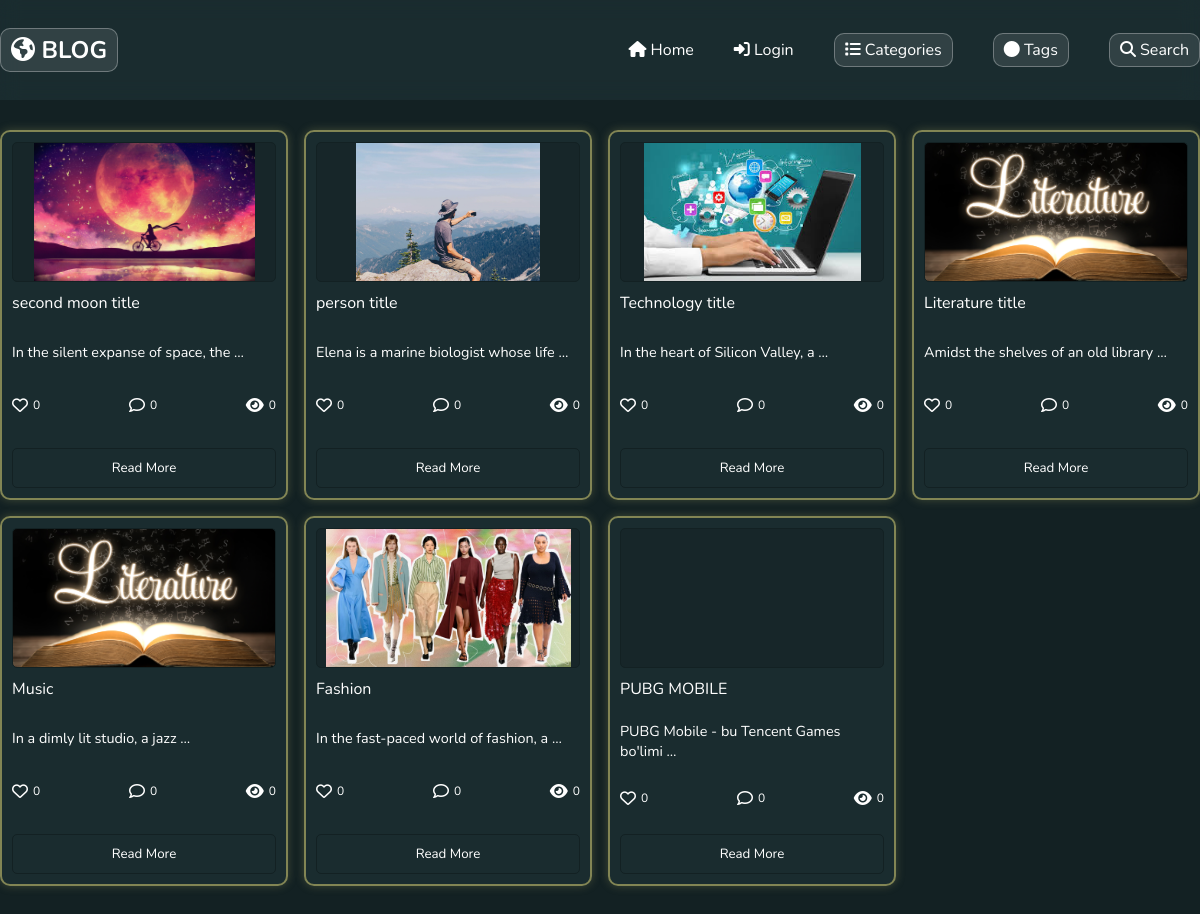
/by/tags/7, run on the app's committed database.
### main_app/models.py (models this page shows, shortened)
class Article(models.Model):
    title = models.CharField(max_length=100)
    content = models.TextField()
    date = models.DateField(auto_now_add=True)
    author = models.ForeignKey('auth.User', on_delete=models.CASCADE)
    image   = models.ImageField(blank=True , upload_to="blog/")
    updated = models.DateTimeField(auto_now=True)
    likes = models.IntegerField(default=0)
    comments = models.IntegerField(default=0)
    views = models.IntegerField(default=0)
    category = models.ForeignKey(Categories, on_delete=models.CASCADE)
    tag = models.ForeignKey(Tags, on_delete=models.CASCADE)

### main_app/views.py (the view)
# urls.py: path("by/tags/<id>", views.filter_by_tags, name="filter_by_tags"),
def filter_by_tags(request, id):
    answer = Article.objects.filter(tag__id=id)
    data = {"article": answer}
    return render(request, "index.html", context=data)

### main_app/models.py (called while the page is built)
    def __str__(self):
        return str(self.name)

### templates/index.html (shortened to what this page needs)
{% extends "wrapper.html" %}
{% load static %}
{% block context_index %}
<div class="container">
    {% if article %}
    <div class="blog_card_wrapper">
        {% for i in article %}
        <div class="card card_{{ i.tag }}">
            <div class="image_block" this_block_image="{{i.image.url}}">
            </div>
            <div class="context_block">
                <div class="title">
                    <p>{{ i.title }}</p>
                </div>
                <div class="main_idea">
                    <p>{{ i.content | truncatewords:7}}</p>
                </div>
                <div class="like_comment_wrapper_block">
                    <div class="like"><i class="fa-regular fa-heart"></i>
                        <p>{{i.likes}}</p>
                    </div>
                    <div><i class="fa-regular fa-comment"></i>
                        <p>{{i.comments}}</p>
                    </div>
                    <div class="views"><i class="fa-solid fa-eye"></i>
                        <p>{{i.views}}</p>
                    </div>
                </div>
                <button class="btn_main"><a href="{% url 'main_app:details' i.id %}">Read More</a></button>
            </div>
        </div>
        {% endfor %}
    </div>
    {% endif %}
</div>
{% endblock context_index %}

### staticfiles/css/style.css (style rules this page uses)
* { margin: 0; padding: 0; box-sizing: border-box; font-family: 'font_name'; text-decoration: none; list-style: none; color: white; }
body { background-color: #132123; color: white; }
.container { width: 1200px; height: auto; margin: 0px auto; }
.blog_card_wrapper { padding: 30px 0px; display: grid; grid-template-columns: repeat(4, 1fr); gap: 1em; }
.image_block { width: 100%; height: 150px; border: 1px solid #132123; border-radius: 5px; background-color: #1321237a; position: relative; overflow: hidden; }
.card { height: 370px; border: 1px solid #2c6672a1; border-radius: 10px; padding: 10px; background-color: #223a3e79; display: flex; flex-direction: column; gap: 10px; }
.card_Yellow { border: 2px solid #9b9b5dce !important; box-shadow: 0px 0px 10px #9b9b5d54; }
.context_block { height: 210px; display: flex; flex-direction: column; justify-content: space-between; }
.context_block button { border: 1px solid #132123; outline: none; outline: none; background-color: transparent; padding: 10px; border-radius: 5px; }
.main_idea { font-size: 0.9em; }
.like_comment_wrapper_block { width: 100%; height: 30px; display: flex; justify-content: space-between; align-items: center; }
.like_comment_wrapper_block div { height: 100%; display: flex; justify-content: space-between; align-items: center; gap: 5px; }
.like_comment_wrapper_block div p { font-size: 12px; }

### data on the page
Article: shows a picture, title "second moon title", content "In the silent expanse of space, the …", likes "0", comments "0", views "0"
Article: shows a picture, title "person title", content "Elena is a marine biologist whose life …", likes "0", comments "0", views "0"
Article: shows a picture, title "Technology title", content "In the heart of Silicon Valley, a …", likes "0", comments "0", views "0"
Article: title "Literature title", content "Amidst the shelves of an old library …", likes "0", comments "0", views "0"
Article: title "Music", content "In a dimly lit studio, a jazz …", likes "0", comments "0", views "0"
Article: shows a picture, title "Fashion", content "In the fast-paced world of fashion, a …", likes "0", comments "0", views "0"
Article: title "PUBG MOBILE", content "PUBG Mobile - bu Tencent Games bo'limi …", likes "0", comments "0", views "0"
